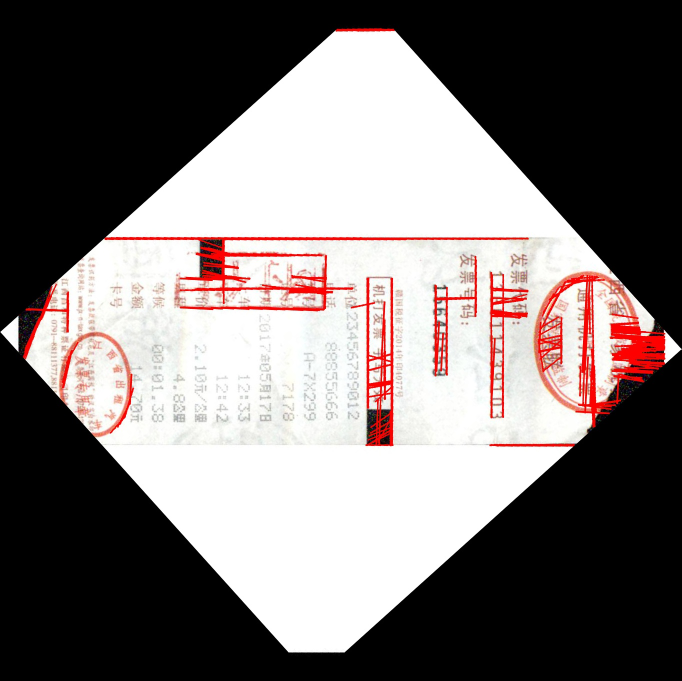
#> input picture o/1527143817_4_4072_aug_1552142205.21_3_rotate-0-0-318.jpg, 1363 x 1362 px, found by its file name (shown at 1/2 size)
$ python mser_nms.py
#> lines starting #> are read from the running program, lines starting #| are printed output that depends on the picture; after the words box and inside, x2 and y2 are one past the last pixel; in counts of white or black regions, pixels touching at a corner belong together
import cv2
import numpy as np


# [42 lines left out: function non_max_suppression_fast, not called in this run]


def mser_text(file_path):
    img = cv2.imread(file_path)
#> img is the input picture: shape (1362, 1363, 3); mean B, G, R 113.6, 114.6, 121.8
    vis = img.copy()  # 用于绘制矩形框图
    orig = img.copy()  # 用于绘制不重叠的矩形框图
    gray = cv2.cvtColor(img, cv2.COLOR_BGR2GRAY)  # 得到灰度图
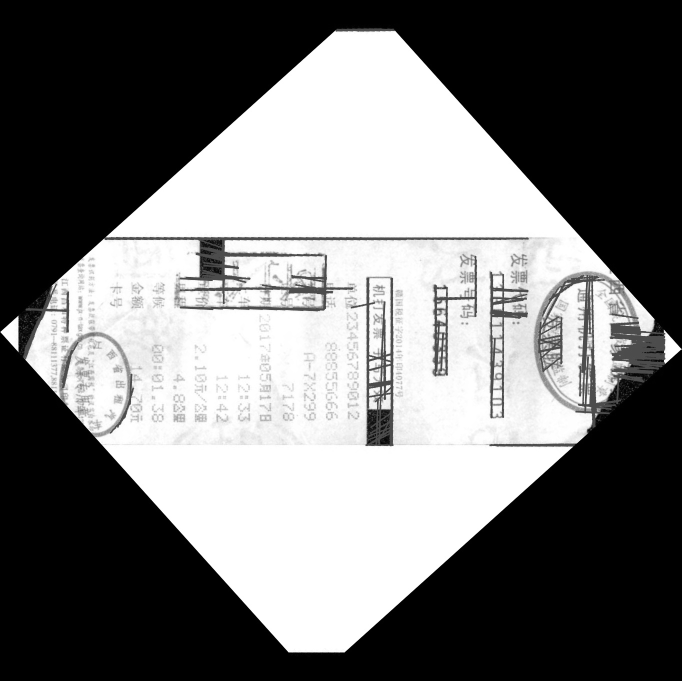
#> gray: shape (1362, 1363) (shown at 1/2 size); min 0, max 255, mean 116.7
    mser = cv2.MSER_create()  # 得到mser算法对象
    regions, _ = mser.detectRegions(gray)  # 获取文本区域
#> regions = 1236 items
    hulls = [cv2.convexHull(p.reshape(-1, 1, 2)) for p in regions]  # 绘制文本区域
#> hulls = 1236 contours; largest, box (x1, y1, x2, y2) and area: (691, 553, 788, 893) 25489, (692, 553, 788, 893) 25303, (692, 553, 788, 893) 25300, (698, 553, 787, 893) 24087, (699, 553, 787, 893) 23872
    cv2.polylines(img, hulls, 1, (255, 0, 0))
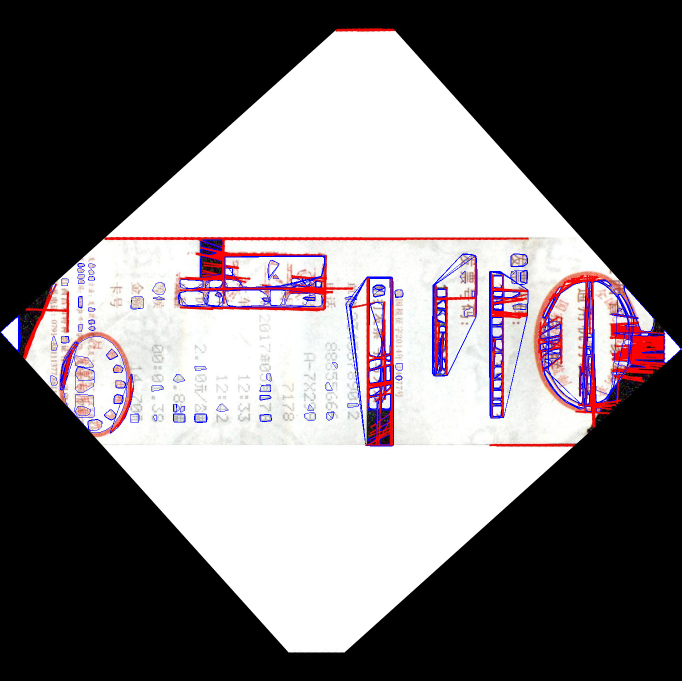
#> img: shape (1362, 1363, 3) (shown at 1/2 size); 1.79% of pixels changed, all inside (x1, y1, x2, y2) = (1, 479, 1362, 893)
    cv2.namedWindow("img", 0)
    cv2.resizeWindow("img", 800, 640)  # 限定显示图像的大小
    cv2.imshow('img', img)

    keep = []
    # 绘制目前的矩形文本框
    for c in hulls:
        x, y, w, h = cv2.minAreaRect(c)
        keep.append([x, y, x + w, y + h])
        cv2.rectangle(vis, (x, y), (x + w, y + h), (255, 255, 0), 1)
#> this loop made 1 pass
#> after the loop, keep = []
    print("[x] %d initial bounding boxes" % (len(keep)))
    cv2.namedWindow("hulls", 0)
    cv2.resizeWindow("hulls", 800, 640)
    cv2.imshow("hulls", vis)

    # 筛选不重复的矩形框
    keep2 = np.array(keep)
    pick = non_max_suppression_fast(keep2, 0.5)
    print("[x] after applying non-maximum, %d bounding boxes" % (len(pick)))
    for (startX, startY, endX, endY) in pick:
        cv2.rectangle(orig, (startX, startY), (endX, endY), (255, 185, 120), 2)
    cv2.namedWindow("After NMS", 0)
    cv2.resizeWindow("After NMS", 800, 640)
    cv2.imshow("After NMS", orig)

    cv2.waitKey(0)
    cv2.destroyAllWindows()


#> (the run stopped early here; a loop or call above may not have finished)
